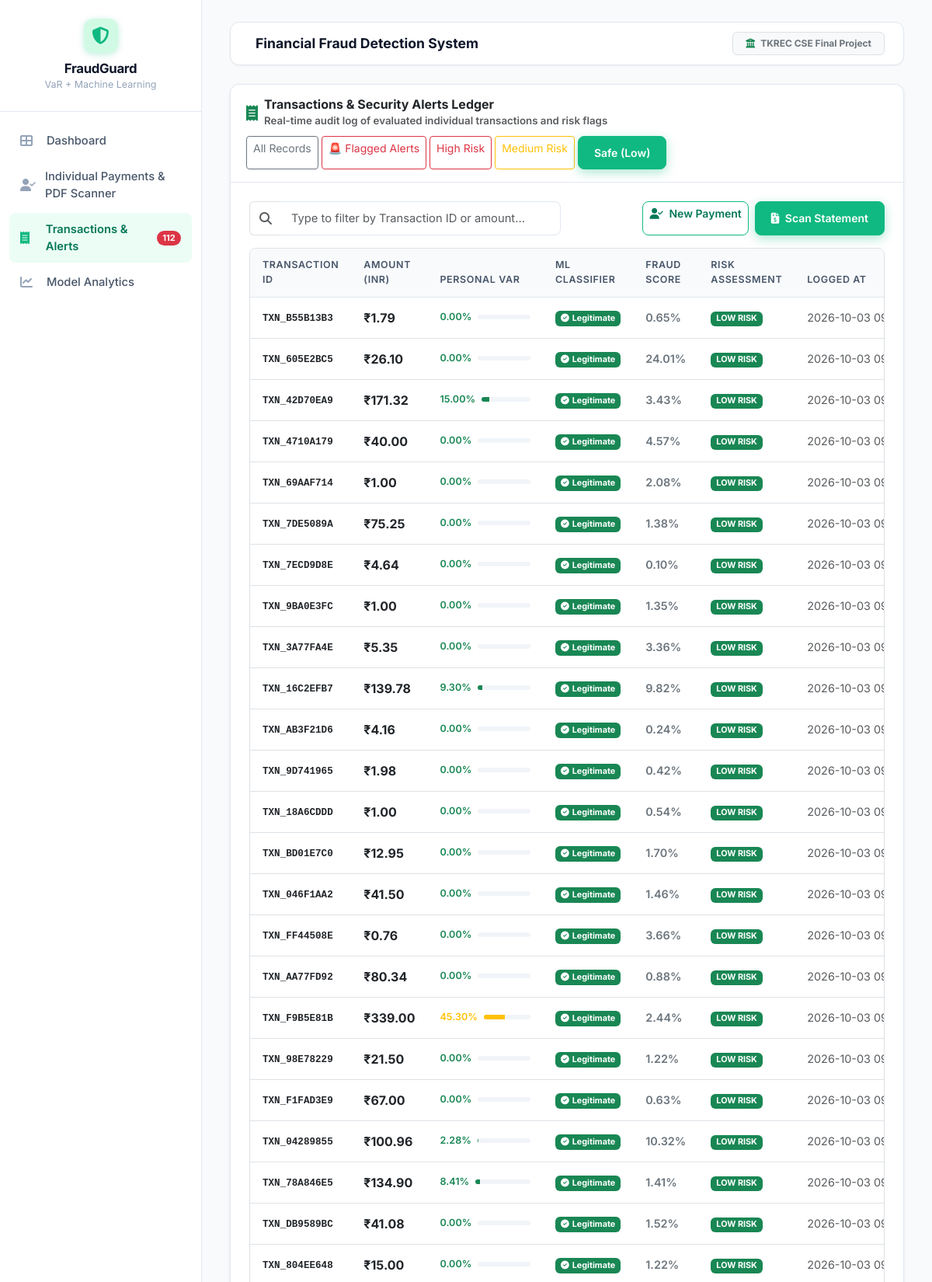
/transactions?risk_level=LOW (upper part), run on the app's committed database.
### tables this page shows
CREATE TABLE transactions (
            id INTEGER PRIMARY KEY AUTOINCREMENT,
            transaction_id TEXT UNIQUE,
            amount REAL,
            time_stamp TEXT,
            features TEXT,
            var_risk_score REAL,
            ml_prediction INTEGER,
            fraud_probability REAL,
            risk_level TEXT,
            created_at TIMESTAMP DEFAULT CURRENT_TIMESTAMP
        );

### app.py (the view)
@app.route('/transactions')
def transactions():
    page = int(request.args.get('page', 1))
    risk_level = request.args.get('risk_level', None)
    limit = 50
    offset = (page - 1) * limit
    try:
        with DBManager() as db:
            txs = db.get_transactions(limit=limit, offset=offset, risk_level_filter=risk_level)
            return render_template('transactions.html', transactions=txs, page=page)
    except Exception as e:
        flash(f"Error loading transactions: {str(e)}", "error")
        return render_template('transactions.html', transactions=[], page=page)

### app.py (called while the page is built)
@app.context_processor
def inject_alerts_count():
    try:
        with DBManager() as db:
            alerts = db.get_alerts(unread_only=True)
            return dict(unread_alerts_count=len(alerts))
    except Exception:
        return dict(unread_alerts_count=0)

### database/db_manager.py (called while the page is built)
    def __enter__(self):
        self.conn = sqlite3.connect(self.db_path)
        self.conn.row_factory = sqlite3.Row
        return self

    def __exit__(self, exc_type, exc_val, exc_tb):
        self.close()

    def close(self):
        if hasattr(self, 'conn') and self.conn:
            self.conn.close()

    def get_transactions(self, limit=100, offset=0, risk_level_filter=None):
        query = 'SELECT * FROM transactions'
        params = []
        if risk_level_filter:
            if risk_level_filter == 'ALERTS':
                query += " WHERE risk_level IN ('HIGH', 'MEDIUM')"
            else:
                query += ' WHERE risk_level = ?'
                params.append(risk_level_filter)
        query += ' ORDER BY created_at DESC LIMIT ? OFFSET ?'
        params.extend([limit, offset])
        cursor = self.conn.cursor()
        cursor.execute(query, params)
        return [dict(row) for row in cursor.fetchall()]

    def get_alerts(self, unread_only=False, limit=None):
        query = 'SELECT * FROM alerts'
        params = []
        if unread_only:
            query += ' WHERE is_read = 0'
        query += ' ORDER BY created_at DESC'
        if limit:
            query += ' LIMIT ?'
            params.append(limit)
        cursor = self.conn.cursor()
        cursor.execute(query, params)
        return [dict(row) for row in cursor.fetchall()]

### templates/transactions.html (shortened to what this page needs)
{% extends "base.html" %}
{% block content %}
<div class="card shadow-sm mb-4">
    <div class="card-header bg-white py-3 d-flex flex-wrap justify-content-between align-items-center gap-2">
        <div class="d-flex align-items-center">
            <i class="fas fa-receipt text-success me-2 fs-5"></i>
            <div>
                <h6 class="fw-bold mb-0 text-dark">Transactions & Security Alerts Ledger</h6>
                <small class="text-muted">Real-time audit log of evaluated individual transactions and risk flags</small>
            </div>
        </div>
        <div class="d-flex flex-wrap gap-1">
            <a href="{{ url_for('transactions') }}"
               class="btn btn-sm {{ 'btn-green' if not request.args.get('risk_level') else 'btn-outline-secondary' }}">
                All Records
            </a>
            <a href="{{ url_for('transactions', risk_level='ALERTS') }}"
               class="btn btn-sm {{ 'btn-danger' if request.args.get('risk_level') == 'ALERTS' else 'btn-outline-danger' }}">
                🚨 Flagged Alerts
            </a>
            <a href="{{ url_for('transactions', risk_level='HIGH') }}"
               class="btn btn-sm {{ 'btn-danger' if request.args.get('risk_level') == 'HIGH' else 'btn-outline-danger' }}">
                High Risk
            </a>
            <a href="{{ url_for('transactions', risk_level='MEDIUM') }}"
               class="btn btn-sm {{ 'btn-warning text-dark' if request.args.get('risk_level') == 'MEDIUM' else 'btn-outline-warning' }}">
                Medium Risk
            </a>
            <a href="{{ url_for('transactions', risk_level='LOW') }}"
               class="btn btn-sm {{ 'btn-green' if request.args.get('risk_level') == 'LOW' else 'btn-outline-green' }}">
                Safe (Low)
            </a>
        </div>
    </div>
    <div class="card-body p-4">
        <div class="row g-3 mb-3">
            <div class="col-md-6">
                <div class="input-group">
                    <span class="input-group-text bg-white text-muted border-end-0"><i class="fas fa-search"></i></span>
                    <input type="text" class="form-control border-start-0" id="searchTx" placeholder="Type to filter by Transaction ID or amount...">
                </div>
            </div>
            <div class="col-md-6 text-md-end d-flex gap-2 justify-content-md-end">
                <a href="{{ url_for('individual_payments') }}" class="btn btn-outline-green btn-sm">
                    <i class="fas fa-user-check me-1"></i> New Payment
                </a>
                <a href="{{ url_for('scan_document') }}" class="btn btn-green btn-sm">
                    <i class="fas fa-file-invoice-dollar me-1"></i> Scan Statement
                </a>
            </div>
        </div>
        <div class="table-responsive border rounded-3">
            <table class="table table-hover align-middle mb-0" id="mainTxTable">
                <thead class="table-light">
                    <tr>
                        <th>Transaction ID</th>
                        <th>Amount (INR)</th>
                        <th>Personal VaR</th>
                        <th>ML Classifier</th>
                        <th>Fraud Score</th>
                        <th>Risk Assessment</th>
                        <th>Logged At</th>
                    </tr>
                </thead>
                <tbody id="txTableBody">
                    {% for tx in transactions %}
                    <tr class="{{ 'table-danger table-opacity-10' if tx.risk_level == 'HIGH' else 'table-warning table-opacity-10' if tx.risk_level == 'MEDIUM' else '' }}">
                        <td>
                            <code class="text-dark fw-bold">{{ tx.transaction_id }}</code>
                        </td>
                        <td class="fw-bold fs-6 {{ 'text-danger' if tx.risk_level == 'HIGH' else 'text-dark' }}">
                            ₹{{ "{:,.2f}".format(tx.amount or 0) }}
                        </td>
                        <td>
                            <div class="d-flex align-items-center gap-2">
                                <span class="small fw-semibold {{ 'text-danger' if (tx.var_risk_score or 0) > 0.7 else 'text-warning' if (tx.var_risk_score or 0) > 0.4 else 'text-success' }}">
                                    {{ "%.2f"|format((tx.var_risk_score or 0) * 100) }}%
                                </span>
                                <div class="progress flex-grow-1" style="height: 6px; width: 60px; background-color: #f1f5f9;">
                                    <div class="progress-bar {{ 'bg-danger' if (tx.var_risk_score or 0) > 0.7 else 'bg-warning' if (tx.var_risk_score or 0) > 0.4 else 'bg-success' }}"
                                         style="width: {{ (tx.var_risk_score or 0) * 100 }}%;"></div>
                                </div>
                            </div>
                        </td>
                        <td>
                            {% if tx.ml_prediction == 1 %}
                                <span class="badge bg-danger"><i class="fas fa-times-circle me-1"></i>Fraudulent</span>
                            {% else %}
                                <span class="badge bg-success"><i class="fas fa-check-circle me-1"></i>Legitimate</span>
                            {% endif %}
                        </td>
                        <td>
                            <span class="fw-semibold {{ 'text-danger' if (tx.fraud_probability or 0) > 0.5 else 'text-secondary' }}">
                                {{ "%.2f"|format((tx.fraud_probability or 0) * 100) }}%
                            </span>
                        </td>
                        <td>
                            {% if tx.risk_level == 'HIGH' %}
                                <span class="badge bg-danger">HIGH RISK</span>
                            {% elif tx.risk_level == 'MEDIUM' %}
                                <span class="badge bg-warning text-dark">MEDIUM RISK</span>
                            {% else %}
                                <span class="badge bg-success">LOW RISK</span>
                            {% endif %}
                        </td>
                        <td class="text-muted small text-nowrap">{{ tx.created_at }}</td>
                    </tr>
                    {% endfor %}
                </tbody>
            </table>
        </div>
    </div>
</div>
{% endblock %}

### static/css/style.css (style rules this page uses)
:root { --bg-main: #f8fafc; --bg-card: #ffffff; --bg-card-hover: #f1f5f9; --sidebar-bg: #ffffff; --sidebar-active-bg: #ecfdf5; --text-primary: #0f172a; --text-secondary: #475569; --text-muted: #94a3b8; --primary-green: #10b981; --primary-green-hover: #059669; --primary-green-dark: #047857; --primary-green-light: #d1fae5; --primary-green-glow: rgba(16, 185, 129, 0.25); --border-color: #e2e8f0; --border-light: #f1f5f9; --shadow-sm: 0 1px 2px 0 rgba(0, 0, 0, 0.05); --shadow-md: 0 4px 6px -1px rgba(0, 0, 0, 0.07), 0 2px 4px -2px rgba(0, 0, 0, 0.05); --shadow-lg: 0 10px 15px -3px rgba(0, 0, 0, 0.08), 0 4px 6px -4px rgba(0, 0, 0, 0.04); --shadow-green: 0 4px 14px 0 rgba(16, 185, 129, 0.35); --badge-high: #ef4444; --badge-high-bg: #fee2e2; --badge-medium: #f59e0b; --badge-medium-bg: #fef3c7; --badge-low: #10b981; --badge-low-bg: #ecfdf5; }
* { box-sizing: border-box; }
body { background-color: var(--bg-main); color: var(--text-primary); font-family: -apple-system, BlinkMacSystemFont, 'Segoe UI', Roboto, 'Helvetica Neue', Arial, sans-serif; margin: 0; padding: 0; overflow-x: hidden; -webkit-font-smoothing: antialiased; }
.card { background-color: var(--bg-card); border: 1px solid var(--border-color); box-shadow: var(--shadow-sm); border-radius: 12px; margin-bottom: 24px; color: var(--text-primary); transition: box-shadow 0.2s ease, transform 0.2s ease; }
.card-header { background-color: #ffffff; border-bottom: 1px solid var(--border-color); font-weight: 600; font-size: 0.95rem; color: var(--text-primary); padding: 16px 20px; border-top-left-radius: 12px !important; border-top-right-radius: 12px !important; }
.card-body { padding: 20px; }
.btn-primary, .btn-green { background-color: var(--primary-green) !important; border-color: var(--primary-green) !important; color: #ffffff !important; font-weight: 600; border-radius: 8px; padding: 10px 20px; box-shadow: var(--shadow-green); transition: all 0.2s ease; }
.btn-outline-green { background-color: transparent; border: 1.5px solid var(--primary-green); color: var(--primary-green-dark); font-weight: 600; border-radius: 8px; transition: all 0.15s ease; }
.table { color: var(--text-primary); margin-bottom: 0; }
.table thead th { background-color: #f8fafc; border-bottom: 1px solid var(--border-color); color: var(--text-secondary); font-size: 0.78rem; text-transform: uppercase; letter-spacing: 0.05em; font-weight: 600; padding: 12px 16px; }
.table td { padding: 14px 16px; border-top: 1px solid var(--border-light); vertical-align: middle; font-size: 0.9rem; }
.form-control, .form-select { background-color: #ffffff; border: 1px solid var(--border-color); color: var(--text-primary); border-radius: 8px; padding: 10px 14px; font-size: 0.92rem; transition: border-color 0.15s, box-shadow 0.15s; }

### templates/base.html (style rules this page uses)
body { font-family: 'Inter', -apple-system, BlinkMacSystemFont, sans-serif; }

### data on the page
transactions: transaction_id "TXN_B55B13B3", amount "1.79", (tx.var_risk_scoreor0)*100 "0.00", ml_prediction 0 (drawn), (tx.fraud_probabilityor0)*100 "0.65", risk_level "LOW RISK", created_at "2026-10-03…"
transactions: transaction_id "TXN_605E2BC5", amount "26.10", (tx.var_risk_scoreor0)*100 "0.00", ml_prediction 0 (drawn), (tx.fraud_probabilityor0)*100 "24.01", risk_level "LOW RISK", created_at "2026-10-03…"
transactions: transaction_id "TXN_42D70EA9", amount "171.32", (tx.var_risk_scoreor0)*100 "15.00", ml_prediction 0 (drawn), (tx.fraud_probabilityor0)*100 "3.43", risk_level "LOW RISK", created_at "2026-10-03…"
transactions: transaction_id "TXN_4710A179", amount "40.00", (tx.var_risk_scoreor0)*100 "0.00", ml_prediction 0 (drawn), (tx.fraud_probabilityor0)*100 "4.57", risk_level "LOW RISK", created_at "2026-10-03…"
transactions: transaction_id "TXN_69AAF714", amount "1.00", (tx.var_risk_scoreor0)*100 "0.00", ml_prediction 0 (drawn), (tx.fraud_probabilityor0)*100 "2.08", risk_level "LOW RISK", created_at "2026-10-03…"
transactions: transaction_id "TXN_7DE5089A", amount "75.25", (tx.var_risk_scoreor0)*100 "0.00", ml_prediction 0 (drawn), (tx.fraud_probabilityor0)*100 "1.38", risk_level "LOW RISK", created_at "2026-10-03…"
transactions: transaction_id "TXN_7ECD9D8E", amount "4.64", (tx.var_risk_scoreor0)*100 "0.00", ml_prediction 0 (drawn), (tx.fraud_probabilityor0)*100 "0.10", risk_level "LOW RISK", created_at "2026-10-03…"
transactions: transaction_id "TXN_9BA0E3FC", amount "1.00", (tx.var_risk_scoreor0)*100 "0.00", ml_prediction 0 (drawn), (tx.fraud_probabilityor0)*100 "1.35", risk_level "LOW RISK", created_at "2026-10-03…"
transactions: transaction_id "TXN_3A77FA4E", amount "5.35", (tx.var_risk_scoreor0)*100 "0.00", ml_prediction 0 (drawn), (tx.fraud_probabilityor0)*100 "3.36", risk_level "LOW RISK", created_at "2026-10-03…"
transactions: transaction_id "TXN_16C2EFB7", amount "139.78", (tx.var_risk_scoreor0)*100 "9.30", ml_prediction 0 (drawn), (tx.fraud_probabilityor0)*100 "9.82", risk_level "LOW RISK", created_at "2026-10-03…"
transactions: transaction_id "TXN_AB3F21D6", amount "4.16", (tx.var_risk_scoreor0)*100 "0.00", ml_prediction 0 (drawn), (tx.fraud_probabilityor0)*100 "0.24", risk_level "LOW RISK", created_at "2026-10-03…"
transactions: transaction_id "TXN_9D741965", amount "1.98", (tx.var_risk_scoreor0)*100 "0.00", ml_prediction 0 (drawn), (tx.fraud_probabilityor0)*100 "0.42", risk_level "LOW RISK", created_at "2026-10-03…"
transactions: transaction_id "TXN_18A6CDDD", amount "1.00", (tx.var_risk_scoreor0)*100 "0.00", ml_prediction 0 (drawn), (tx.fraud_probabilityor0)*100 "0.54", risk_level "LOW RISK", created_at "2026-10-03…"
transactions: transaction_id "TXN_BD01E7C0", amount "12.95", (tx.var_risk_scoreor0)*100 "0.00", ml_prediction 0 (drawn), (tx.fraud_probabilityor0)*100 "1.70", risk_level "LOW RISK", created_at "2026-10-03…"
transactions: transaction_id "TXN_046F1AA2", amount "41.50", (tx.var_risk_scoreor0)*100 "0.00", ml_prediction 0 (drawn), (tx.fraud_probabilityor0)*100 "1.46", risk_level "LOW RISK", created_at "2026-10-03…"
transactions: transaction_id "TXN_FF44508E", amount "0.76", (tx.var_risk_scoreor0)*100 "0.00", ml_prediction 0 (drawn), (tx.fraud_probabilityor0)*100 "3.66", risk_level "LOW RISK", created_at "2026-10-03…"
transactions: transaction_id "TXN_AA77FD92", amount "80.34", (tx.var_risk_scoreor0)*100 "0.00", ml_prediction 0 (drawn), (tx.fraud_probabilityor0)*100 "0.88", risk_level "LOW RISK", created_at "2026-10-03…"
transactions: transaction_id "TXN_F9B5E81B", amount "339.00", (tx.var_risk_scoreor0)*100 "45.30", ml_prediction 0 (drawn), (tx.fraud_probabilityor0)*100 "2.44", risk_level "LOW RISK", created_at "2026-10-03…"
transactions: transaction_id "TXN_98E78229", amount "21.50", (tx.var_risk_scoreor0)*100 "0.00", ml_prediction 0 (drawn), (tx.fraud_probabilityor0)*100 "1.22", risk_level "LOW RISK", created_at "2026-10-03…"
transactions: transaction_id "TXN_F1FAD3E9", amount "67.00", (tx.var_risk_scoreor0)*100 "0.00", ml_prediction 0 (drawn), (tx.fraud_probabilityor0)*100 "0.63", risk_level "LOW RISK", created_at "2026-10-03…"
transactions: transaction_id "TXN_04289855", amount "100.96", (tx.var_risk_scoreor0)*100 "2.28", ml_prediction 0 (drawn), (tx.fraud_probabilityor0)*100 "10.32", risk_level "LOW RISK", created_at "2026-10-03…"
transactions: transaction_id "TXN_78A846E5", amount "134.90", (tx.var_risk_scoreor0)*100 "8.41", ml_prediction 0 (drawn), (tx.fraud_probabilityor0)*100 "1.41", risk_level "LOW RISK", created_at "2026-10-03…"
transactions: transaction_id "TXN_DB9589BC", amount "41.08", (tx.var_risk_scoreor0)*100 "0.00", ml_prediction 0 (drawn), (tx.fraud_probabilityor0)*100 "1.52", risk_level "LOW RISK", created_at "2026-10-03…"
transactions: transaction_id "TXN_804EE648", amount "15.00", (tx.var_risk_scoreor0)*100 "0.00", ml_prediction 0 (drawn), (tx.fraud_probabilityor0)*100 "1.22", risk_level "LOW RISK", created_at "2026-10-03…"

### other printed values
{{ unread_alerts_count }} "112"
